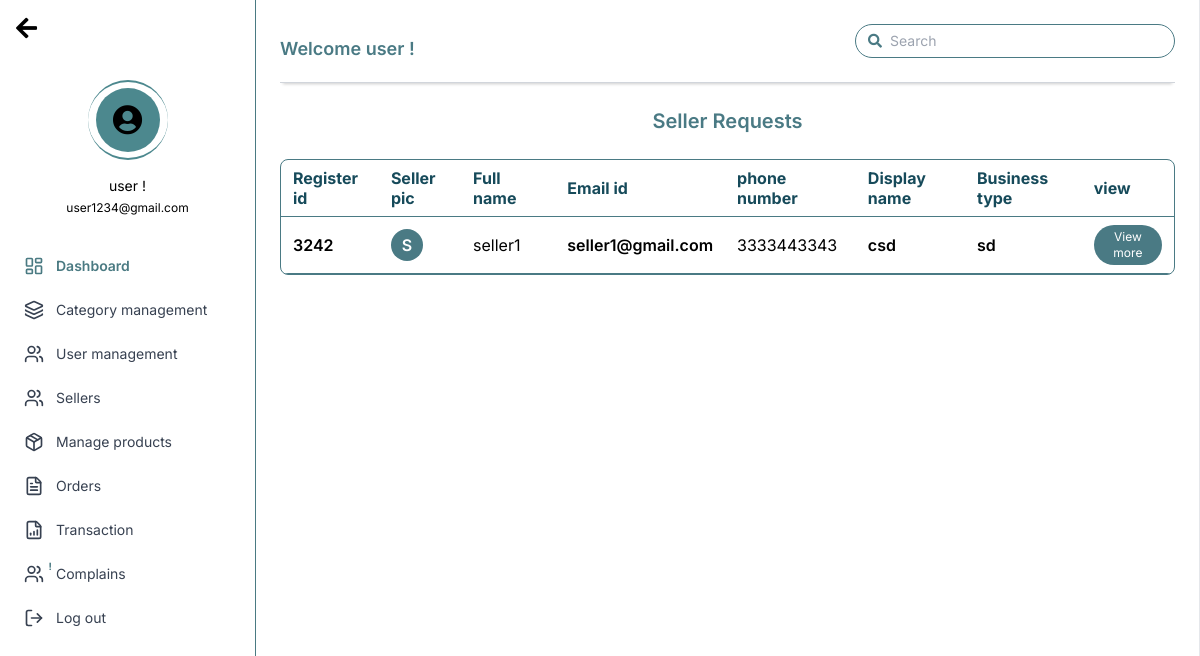
The page /admin_panel/seller-requests/ on the database its author committed.
### seller/models.py (models this page shows, shortened)
class Seller(models.Model):
    user = models.OneToOneField(User, on_delete=models.CASCADE, related_name='seller_profile', null=True)
    phone_number = models.CharField(max_length=15)
    business_name = models.CharField(max_length=100)
    business_type = models.CharField(max_length=100)
    business_address = models.TextField()
    registration_number = models.CharField(max_length=100)
    validation_document = models.FileField(upload_to='validation_documents/')
    is_approved = models.BooleanField(default=False)
    is_rejected = models.BooleanField(default=False)
    rejection_reason = models.TextField(blank=True, null=True)

### accounts/models.py (models this page shows)
class User(AbstractUser):
    USER_TYPE_CHOICES = (
        ('admin', 'Admin'),
        ('seller', 'Seller'),
        ('buyer', 'Buyer'),
        {'delivery_agent', 'Delivery Agent'}
    )
    user_type = models.CharField(max_length=20, choices=USER_TYPE_CHOICES, default='buyer')

### admin_panel/views.py (the view)
# urls.py: path('seller-requests/', views.seller_requests, name='seller_requests'),
def seller_requests(request):
    sellers = Seller.objects.filter(is_approved=False, is_rejected=False)
    return render(request, 'admin_panel/sellers_requests.html', {'sellers': sellers})

### admin_panel/templates/admin_panel/sellers_requests.html (shortened to what this page needs)
{% extends 'admin_base.html' %}
{% block content %}
</aside>
<main class="flex-1 p-6">
  <header
    class="flex flex-col sm:flex-row justify-between items-center border-b border-gray-300 pb-2 mb-6 shadow-[0_4px_3px_-3px_rgba(0,0,0,0.2)]"
  >
    <h1 class="text-[#4a7a84] font-semibold text-lg mb-2 sm:mb-0">
      Welcome user !
    </h1>
    <form class="w-full sm:w-80">
      <div
        class="flex items-center border border-[#4a7a84] rounded-full px-3 py-1.5 text-[#4a7a84]"
      >
        <i class="fas fa-search text-sm"></i>
        <input
          id="search"
          type="search"
          placeholder="Search"
          class="flex-1 bg-transparent outline-none text-sm ml-2"
        />
      </div>
    </form>
  </header>
  <section>
    <h2 class="text-center text-[#4a7a84] font-semibold text-xl mb-6">
      Seller Requests
    </h2>
    <div
      class="overflow-x-auto border border-[#4a7a84] rounded-lg text-xs sm:text-sm"
    >
      <table class="w-full border-collapse">
        <thead>
          <tr class="text-[#164a5a] font-semibold text-left border-b border-[#4a7a84]">
            <th class="px-3 py-2 min-w-[70px]">Register id</th>
            <th class="px-3 py-2 min-w-[60px]">Seller pic</th>
            <th class="px-3 py-2 min-w-[90px]">Full name</th>
            <th class="px-3 py-2 min-w-[110px]">Email id</th>
            <th class="px-3 py-2 min-w-[100px]">phone number</th>
            <th class="px-3 py-2 min-w-[90px]">Display name</th>
            <th class="px-3 py-2 min-w-[100px]">Business type</th>
            <th class="px-3 py-2 min-w-[60px]">view</th>
          </tr>
        </thead>
        <tbody class="text-black">
        {% for seller in sellers %}
          <tr class="border-b border-[#4a7a84]">
            <td class="px-3 py-2 font-semibold">{{ seller.registration_number }}</td>
            <td class="px-3 py-2">
              <div
                class="w-8 h-8 rounded-full bg-[#4a7a84] text-white flex items-center justify-center font-semibold"
                aria-label="Seller pic initial J"
              >
              {{ seller.user.username|first|upper }}
              </div>
            </td>
            <td class="px-3 py-2 font-normal">{{ seller.user.username }}</td>
            <td class="px-3 py-2 font-semibold leading-tight">
              {{seller.user.email}}
            </td>
            <td class="px-3 py-2 font-normal">{{seller.phone_number}}</td>
            <td class="px-3 py-2 font-semibold leading-tight">
              {{seller.business_name}}
            </td>
            <td class="px-3 py-2 font-semibold">{{seller.business_type}}</td>
            <td class="px-3 py-2">
              <a href="{% url 'seller_request_detail' seller_id=seller.id %}">
                <button
                  class="bg-[#4a7a84] text-white text-xs rounded-full px-3 py-1"
                  type="button"
                >
                  View more
                </button>
              </a>
            </td>
          </tr>
          {% endfor %}
        </tbody>
      </table>
    </div>
  </section>
</main>
</div>
{% endblock %}

### templates/admin_base.html (style rules this page uses)
body { font-family: "Inter", sans-serif; }

### rows shown on the page
Seller: registration_number "3242", user.username|first "S", user.username "seller1", user.email "seller1@gmail.com", phone_number "3333443343", business_name "csd", business_type "sd"
